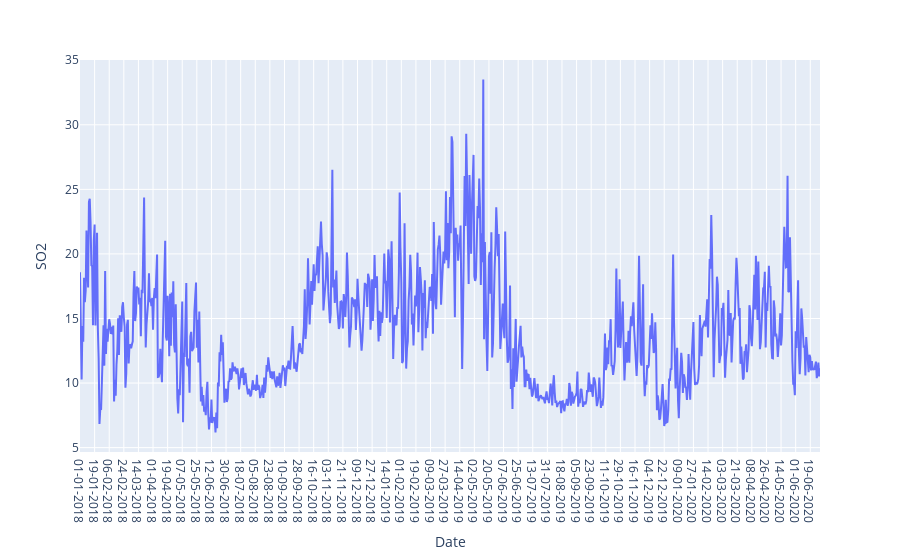

Notebook code for this chart:
### Markdown cell above
#Visualization of data

### Code cell
fig = px.line(data, x="Date", y="SO2")
fig.show()

### Figure 1 — Plotly figure (JSON) as saved in the notebook; plotly's stock layout.template omitted (floating-point values rounded to 4 significant figures; data arrays with more than 128 entries replaced by an {"elided": "..."} marker saying what was removed)
{"data": [{"hovertemplate": "Date=%{x}<br>SO2=%{y}<extra></extra>", "legendgroup": "", "line": {"color": "#636efa", "dash": "solid"}, "mode": "lines", "name": "", "orientation": "v", "showlegend": false, "type": "scatter", "x": {"elided": "913 str values"}, "xaxis": "x", "y": {"elided": "913 float values"}, "yaxis": "y"}], "layout": {"legend": {"tracegroupgap": 0}, "margin": {"t": 60}, "xaxis": {"anchor": "y", "domain": [0, 1], "title": {"text": "Date"}}, "yaxis": {"anchor": "x", "domain": [0, 1], "title": {"text": "SO2"}}}}
